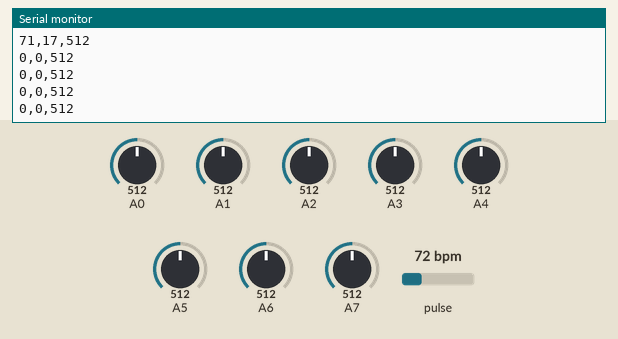
Recording of a sketch running on a simulated Arduino Uno, built with avr-gcc and run on an emulated ATmega328P. On the bench: the last lines printed to the serial monitor. The test bench sets the inputs (shaded band); at power-on: pulse 72 bpm, A0 = 512, A2 = 512, A4 = 512, A1 = 512, A3 = 512, A5 = 512, A6 = 512, A7 = 512.

Above: at 1.2 s.
1.3 s: pulse set to 42 bpm
2.8 s: A0 set to 716
At 2.85 s:
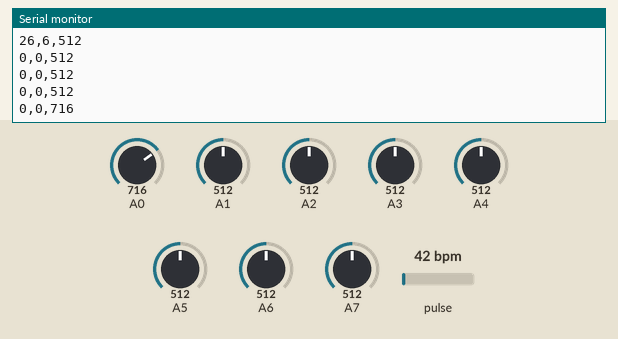
4.3 s: A2 set to 716
At 4.73 s:
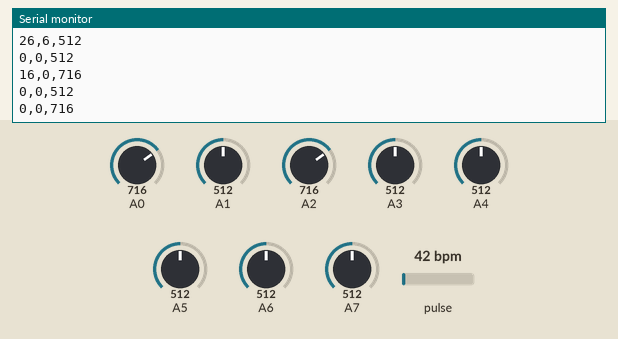
5.8 s: A4 set to 716
At 6.15 s:
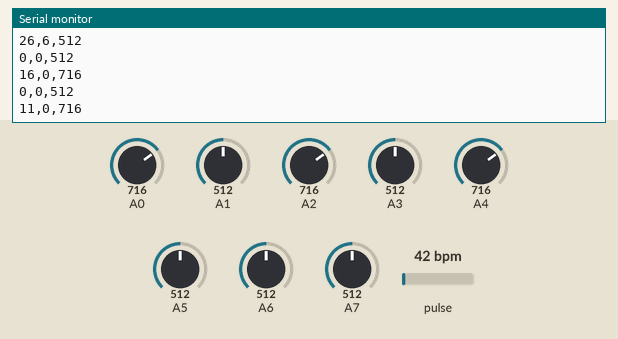
7.3 s: pulse set to 70 bpm
At 7.56 s:
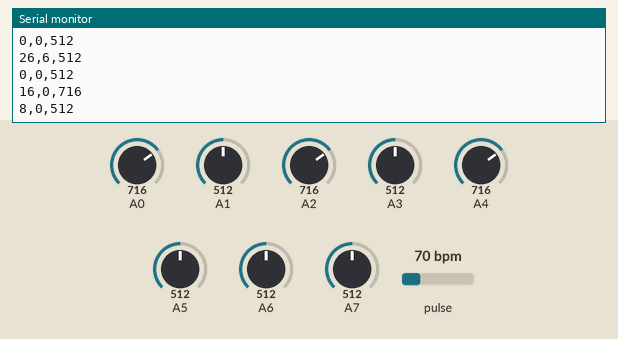
10.3 s: A1 set to 716
At 10.4 s:
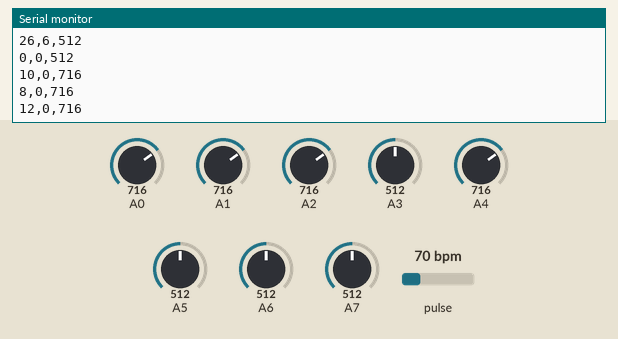
Timing chart, 0 to 12.8 s (numbered marks = the images above; inputs shaded):
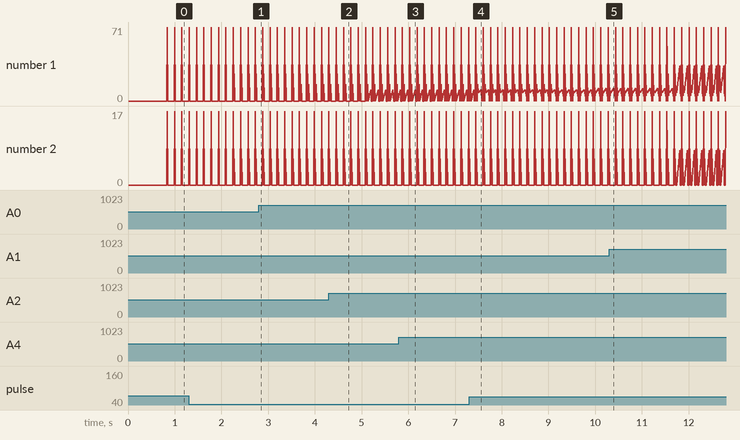

The sketch:

codigo_10p.ino
```cpp
#include <Wire.h>
#include "MAX30105.h"
#include "heartRate.h"

MAX30105 particleSensor;

const byte RATE_SIZE = 4;
byte rates[10][RATE_SIZE];
byte rateSpot[10];
long lastBeat[10];
float beatsPerMinute[10];
int beatAvg[10];

void setup() {
  Serial.begin(115200);

  for (int i = 0; i < 10; i++) {
    rateSpot[i] = 0;
    lastBeat[i] = 0;
    if (!particleSensor.begin(Wire, I2C_SPEED_FAST)) {
      Serial.println("MAX30105 not found. Please check wiring/power.");
      while (1);
    }
    particleSensor.setup();
    particleSensor.setPulseAmplitudeRed(0x0A);
    particleSensor.setPulseAmplitudeGreen(0);
  }
}

void loop() {
  for (int i = 0; i < 10; i++) {
    long irValue = particleSensor.getIR();
    int GSR = analogRead(i); // Assume GSR sensors are connected to A0-A9

    if (checkForBeat(irValue)) {
      long delta = millis() - lastBeat[i];
      lastBeat[i] = millis();
      beatsPerMinute[i] = 60 / (delta / 1000.0);

      if (beatsPerMinute[i] < 255 && beatsPerMinute[i] > 20) {
        rates[i][rateSpot[i]++] = (byte)beatsPerMinute[i];
        rateSpot[i] %= RATE_SIZE;
        beatAvg[i] = 0;
        for (byte x = 0; x < RATE_SIZE; x++) {
          beatAvg[i] += rates[i][x];
        }
        beatAvg[i] /= RATE_SIZE;
      }
    }
    Serial.print((int)beatsPerMinute[i]);
    Serial.print(",");
    Serial.print(beatAvg[i]);
    Serial.print(",");
    Serial.print(GSR); // GSR
    Serial.println();
  }
  delay(50); // Small delay to avoid overwhelming the serial buffer
}
```

Measured:
- after the input at 2.8 s, the serial monitor: prints a new line at once (image 1)
- after the input at 5.8 s, the serial monitor: prints a new line after 0.07 s (image 3)
- after the input at 7.3 s, the serial monitor: prints a new line after 0.20 s (image 4)
- after the input at 10.3 s, the serial monitor: prints a new line at once (image 5)
